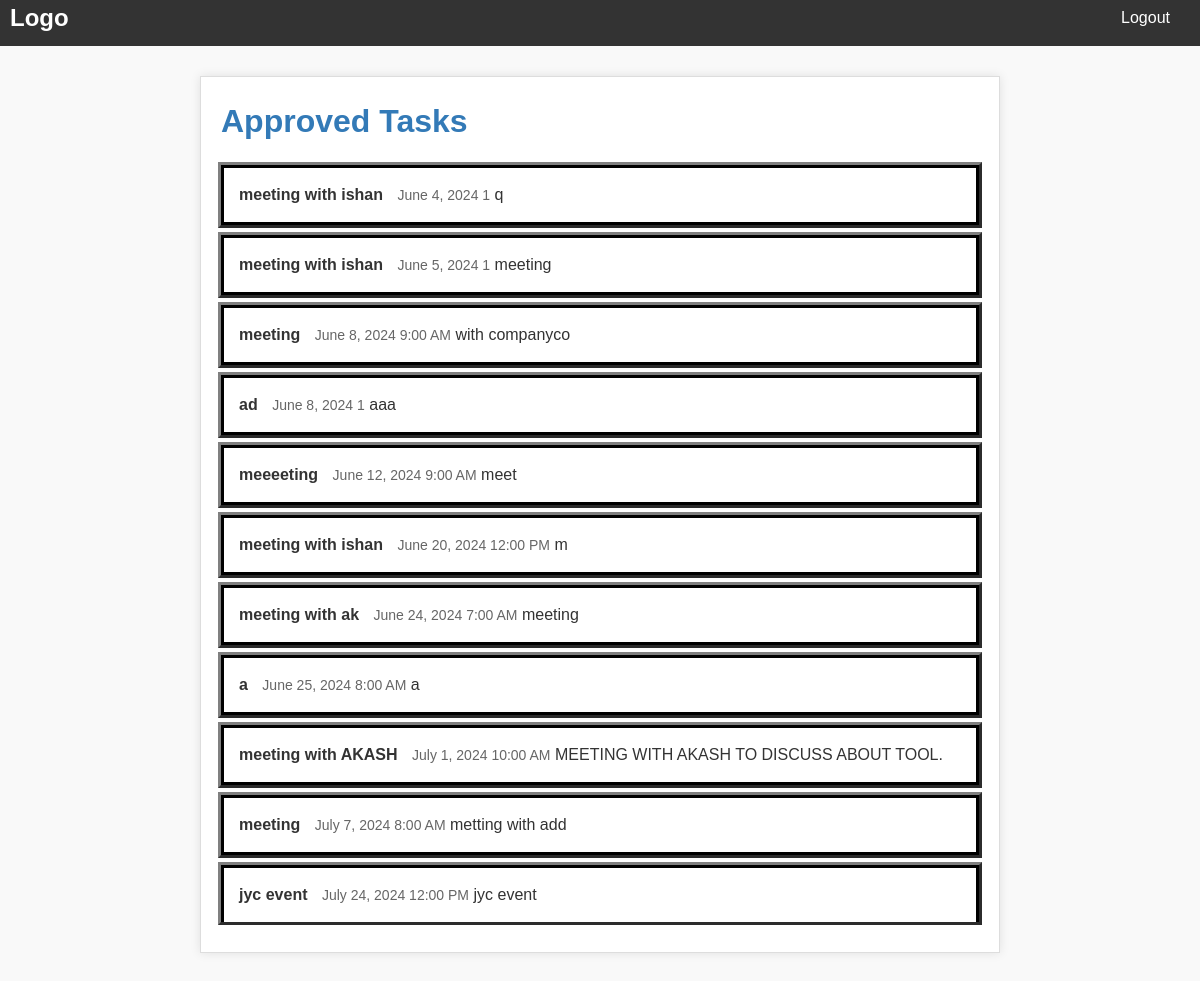
Screenshot of /calendar/admin_task_views/ with the database file from the repository.
### calendar_app/models.py (models this page shows, shortened)
class Task1(models.Model):
    user = models.ForeignKey(User, on_delete=models.CASCADE)
    date = models.DateField()
    choice_options = [
        ('6:00 AM', '6:00AM'),
        ('7:00 AM', '7:00AM'),
        ('8:00 AM', '8:00AM'),
        ('9:00 AM', '9:00AM'),
        ('10:00 AM', '10:00AM'),
        ('11:00 AM', '11:00AM'),
        ('12:00 PM', '12:00PM'),
        ('1:00 PM', '1:00PM'),
        ('2:00 PM', '2:00PM'),
        ('3:00 PM', '3:00PM'),
        ('4:00 PM', '4:00PM'),
        ('5:00 PM', '5:00PM'),
        ('6:00 PM', '6:00PM'),
        ('7:00 PM', '7:00PM'),
        ('8:00 PM', '8:00PM'),
        ('9:00 PM',  '9:00PM'),
    ]
    time = models.CharField(max_length=20, choices=choice_options)
    title = models.CharField(max_length=200)
    description = models.TextField(blank=True, null=True)
    approved = models.BooleanField(default=False)  # For admin approval

### calendar_app/views.py (the view)
# urls.py: path('admin_task_views/', calendar_views.admin_task_views, name='admin_task_views'),
def admin_task_views(request):
    tasks = Task1.objects.filter(approved=True).order_by('date')
    return render(request, 'admin_task_views3.html', {'tasks': tasks})

### calendar_app/templates/admin_task_views3.html (shortened to what this page needs)
{% load static %}
<html>
<head>
  <link rel="stylesheet" href="{% static 'calendar_app/style5.css' %}">
</head>
<body>
     <nav>
        <div class="logo">Logo</div>
        <ul class="nav-links">
            <li><a href="{% url 'logout' %}">Logout</a></li>
        </ul>
    </nav>
    <div class="container">
        <h1>Approved Tasks</h1>
        <ul class="task-list">
            {% for task in tasks %}
            <li>
                <span class="task-title">{{ task.title }}</span>
                <span class="task-date">{{ task.date }} {{ task.time }}</span>
				<span class="task-dat">{{ task.description }} </span>
            </li>
            {% endfor %}
        </ul>
    </div>
</body>
</html>

### calendar_app/static/calendar_app/style5.css (style rules this page uses)
* { box-sizing: border-box; margin: 0; padding: 0; }
body { font-family: Arial, sans-serif; font-size: 16px; line-height: 1.5; color: #333; background-color: #f9f9f9; }
h1 { font-weight: bold; color: #337ab7; margin-bottom: 20px; }
nav { display: flex; justify-content: space-between; align-items: center; background-color: #333; color: #fff; padding: 10px 20px; margin:-10px; }
.logo { font-size: 24px; font-weight: bold; }
.nav-links { list-style-type: none; margin: 0; padding: 0; display: flex; }
.nav-links li { margin-left: 20px; }
.nav-links a { text-decoration: none; color: white; transition: color 0.3s ease; margin-right:20px; }
.container { max-width: 800px; margin: 40px auto; padding: 20px; background-color: #fff; border: 1px solid #ddd; box-shadow: 0 0 10px rgba(0, 0, 0, 0.1); }
.task-list { list-style: none; padding: 0; margin: 0; }
.task-list li { padding: 15px; border-bottom: 1px solid #ddd; border:3px solid black; outline-style:outset; outline-color:grey; margin-bottom:10px; }
.task-list li:last-child { border-bottom: none; }
.task-list li .task-title { font-weight: bold; margin-right: 10px; }
.task-list li .task-date { color: #666; font-size: 14px; }

### rows the page displays
Task1: title "meeting with ishan", date "June 4, 2024", time "1", description "q"
Task1: title "meeting with ishan", date "June 5, 2024", time "1", description "meeting"
Task1: title "meeting", date "June 8, 2024", time "9:00 AM", description "with companyco"
Task1: title "ad", date "June 8, 2024", time "1", description "aaa"
Task1: title "meeeeting", date "June 12, 2024", time "9:00 AM", description "meet"
Task1: title "meeting with ishan", date "June 20, 2024", time "12:00 PM", description "m"
Task1: title "meeting with ak", date "June 24, 2024", time "7:00 AM", description "meeting"
Task1: title "a", date "June 25, 2024", time "8:00 AM", description "a"
Task1: title "meeting with AKASH", date "July 1, 2024", time "10:00 AM", description "MEETING WITH AKASH TO DISCUSS ABOUT TOOL."
Task1: title "meeting", date "July 7, 2024", time "8:00 AM", description "metting with add"
Task1: title "jyc event", date "July 24, 2024", time "12:00 PM", description "jyc event"
